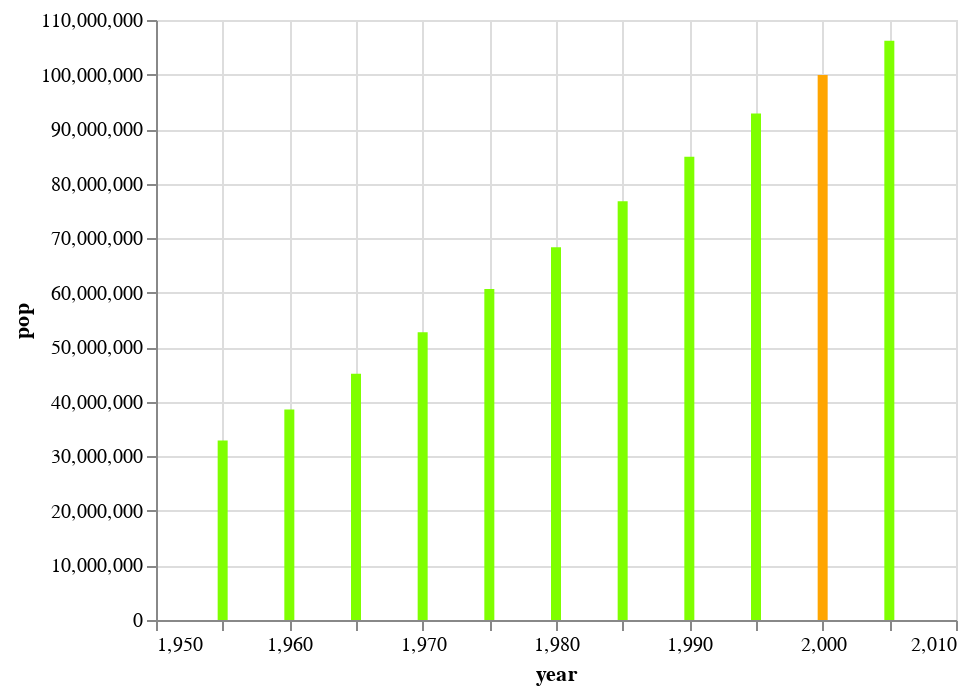

The code cell stored with this chart in its notebook:
### Code cell
alt.Chart(data_mex).mark_bar().encode(
    x='year:Q',#cuantitativo
    y='pop',
    color=alt.condition(
        alt.datum.year == 2000,  # If the year is 2000 this test returns True,
        alt.value('orange'),     # which sets the bar orange.
        alt.value('chartreuse')   # And if it's not true it sets the bar steelblue.
    )
)

### Figure 1 — Vega-Lite specification as saved in the notebook (floating-point values rounded to 4 significant figures)
{"config": {"view": {"continuousWidth": 400, "continuousHeight": 300}}, "data": {"name": "data-aba864ee56f53a3188d399bc2e3218f7"}, "mark": "bar", "encoding": {"color": {"condition": {"value": "orange", "test": "(datum.year === 2000)"}, "value": "chartreuse"}, "x": {"field": "year", "type": "quantitative"}, "y": {"field": "pop", "type": "quantitative"}}, "$schema": "https://vega.github.io/schema/vega-lite/v4.17.0.json", "datasets": {"data-aba864ee56f53a3188d399bc2e3218f7": [{"year": 1955, "country": "Mexico", "cluster": 3, "pop": 32929914, "life_expect": 55.19, "fertility": 6.8}, {"year": 1960, "country": "Mexico", "cluster": 3, "pop": 38578505, "life_expect": 58.3, "fertility": 6.75}, {"year": 1965, "country": "Mexico", "cluster": 3, "pop": 45142399, "life_expect": 60.11, "fertility": 6.75}, {"year": 1970, "country": "Mexico", "cluster": 3, "pop": 52775158, "life_expect": 62.36, "fertility": 6.5}, {"year": 1975, "country": "Mexico", "cluster": 3, "pop": 60678045, "life_expect": 65.03, "fertility": 5.25}, {"year": 1980, "country": "Mexico", "cluster": 3, "pop": 68347479, "life_expect": 67.41, "fertility": 4.25}, {"year": 1985, "country": "Mexico", "cluster": 3, "pop": 76767225, "life_expect": 69.5, "fertility": 3.63}, {"year": 1990, "country": "Mexico", "cluster": 3, "pop": 84913652, "life_expect": 71.45, "fertility": 3.191}, {"year": 1995, "country": "Mexico", "cluster": 3, "pop": 92880353, "life_expect": 73.67, "fertility": 2.671}, {"year": 2000, "country": "Mexico", "cluster": 3, "pop": 99926620, "life_expect": 74.9, "fertility": 2.401}, {"year": 2005, "country": "Mexico", "cluster": 3, "pop": 106202903, "life_expect": 76.19, "fertility": 2.211}]}}
